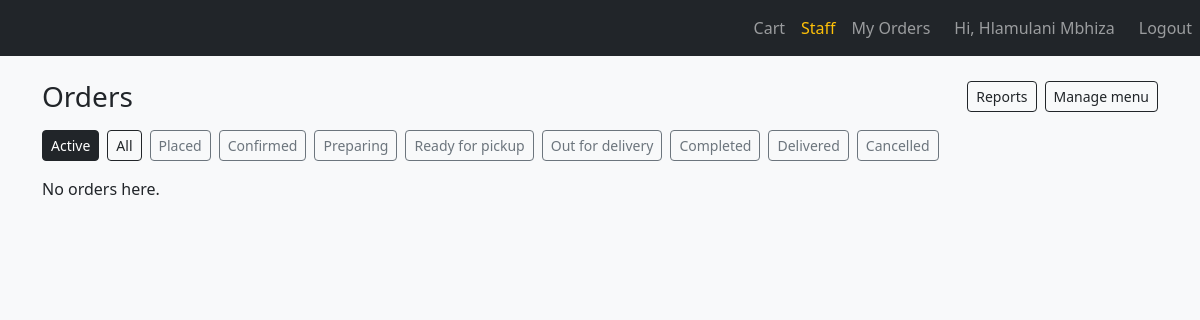
Page /admin/ (signed in) on the earlier database version.
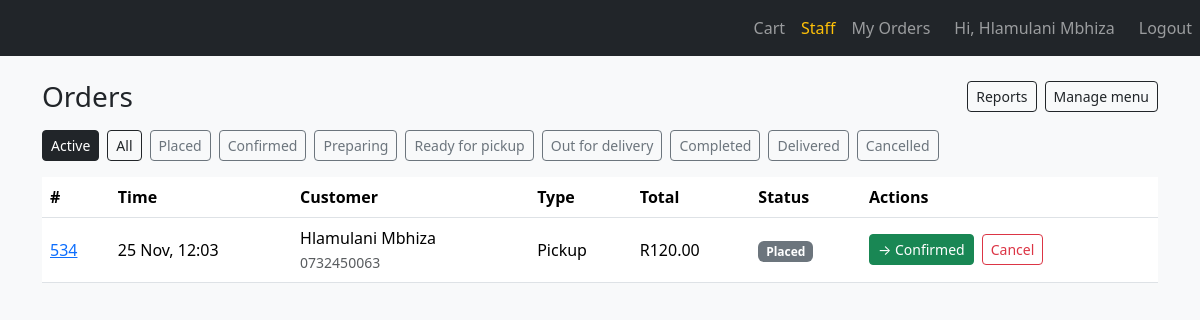
Same page on the later database version.
### app/models.py (models this page shows, shortened)
class User(UserMixin, db.Model):
    id = db.Column(db.Integer, primary_key=True)
    name = db.Column(db.String(80), nullable=False)
    email = db.Column(db.String(120), unique=True, nullable=False)
    password_hash = db.Column(db.String(256), nullable=False)
    role = db.Column(db.String(20), default="customer")  # customer / staff / driver

class Order(db.Model):
    id = db.Column(db.Integer, primary_key=True)
    user_id = db.Column(db.Integer, db.ForeignKey("user.id"), nullable=False)
    order_type = db.Column(db.String(20), nullable=False)  # pickup / delivery
    status = db.Column(db.String(30), default="Placed")
    phone = db.Column(db.String(30), nullable=False)
    delivery_address = db.Column(db.String(255))
    delivery_fee = db.Column(db.Numeric(8, 2), default=0)
    total = db.Column(db.Numeric(10, 2), nullable=False)
    created_at = db.Column(
        db.DateTime, default=lambda: datetime.now(timezone.utc)
    )
    user = db.relationship("User", backref="orders")
    items = db.relationship(
        "OrderItem", backref="order", cascade="all, delete-orphan"
    )

### app/routes/admin.py (the view)
@admin_bp.route("/")
@staff_required
def orders():
    status = request.args.get("status", "active")
    query = Order.query
    if status == "active":
        query = query.filter(~Order.status.in_(FINAL))
    elif status != "all":
        query = query.filter_by(status=status)
    rows = [(o, next_status(o)) for o in query.order_by(Order.created_at.asc()).all()]
    all_statuses = ["Placed", "Confirmed", "Preparing", "Ready for pickup",
                    "Out for delivery", "Completed", "Delivered", "Cancelled"]
    drivers = User.query.filter_by(role="driver").order_by(User.name).all()
    return render_template(
        "admin_orders.html", rows=rows, current=status,
        all_statuses=all_statuses, drivers=drivers,
    )

### app/__init__.py (called while the page is built)
def create_app(config_class=Config):
    app = Flask(__name__)
    app.config.from_object(config_class)
    db.init_app(app)
    login_manager.init_app(app)
    csrf.init_app(app)
    from .routes.menu import menu_bp
    from .routes.auth import auth_bp
    from .routes.cart import cart_bp
    from .routes.admin import admin_bp
    from .routes.driver import driver_bp
    from .routes.reports import reports_bp
    app.register_blueprint(menu_bp)
    app.register_blueprint(auth_bp)
    app.register_blueprint(cart_bp)
    app.register_blueprint(admin_bp)
    app.register_blueprint(driver_bp)
    app.register_blueprint(reports_bp)
    @app.context_processor
    def inject_cart_count():
        return {"cart_count": sum(session.get("cart", {}).values())}
    with app.app_context():
        from . import models  # make sure all tables are registered
        db.create_all()
    return app

### app/models.py (called while the page is built)
@login_manager.user_loader
def load_user(user_id):
    return db.session.get(User, int(user_id))

### app/routes/admin.py (called while the page is built)
def staff_required(view):
    @wraps(view)
    def wrapped(*args, **kwargs):
        if current_user.role != "staff":
            abort(403)
        return view(*args, **kwargs)
    return login_required(wrapped)

def next_status(order):
    if order.status in FINAL:
        return None
    flow = FLOW[order.order_type]
    index = flow.index(order.status)
    return flow[index + 1] if index + 1 < len(flow) else None

### app/templates/admin_orders.html (shortened to what this page needs)
{% extends "base.html" %}
{% block content %}
<div class="d-flex justify-content-between align-items-center mb-3">
  <h1 class="h3 mb-0">Orders</h1>
  <div class="d-flex gap-2">
    <a href="{{ url_for('reports.index') }}" class="btn btn-outline-dark btn-sm">Reports</a>
    <a href="{{ url_for('admin.menu') }}" class="btn btn-outline-dark btn-sm">Manage menu</a>
  </div>
</div>
<div class="mb-3 d-flex flex-wrap gap-2">
  <a href="{{ url_for('admin.orders', status='active') }}"
     class="btn btn-sm {{ 'btn-dark' if current == 'active' else 'btn-outline-dark' }}">Active</a>
  <a href="{{ url_for('admin.orders', status='all') }}"
     class="btn btn-sm {{ 'btn-dark' if current == 'all' else 'btn-outline-dark' }}">All</a>
  {% for s in all_statuses %}
  <a href="{{ url_for('admin.orders', status=s) }}"
     class="btn btn-sm {{ 'btn-dark' if current == s else 'btn-outline-secondary' }}">{{ s }}</a>
  {% endfor %}
</div>
{% if rows %}
<div class="table-responsive">
<table class="table bg-white align-middle">
  <thead>
    <tr><th>#</th><th>Time</th><th>Customer</th><th>Type</th><th>Total</th><th>Status</th><th>Actions</th></tr>
  </thead>
  <tbody>
    {% for order, nxt in rows %}
    <tr>
      <td><a href="{{ url_for('cart.order_detail', order_id=order.id) }}">{{ order.id }}</a></td>
      <td>{{ order.created_at.strftime("%d %b, %H:%M") }}</td>
      <td>{{ order.user.name }}<br><small class="text-muted">{{ order.phone }}</small></td>
      <td class="text-capitalize">
        {{ order.order_type }}
      </td>
      <td>R{{ "%.2f"|format(order.total) }}</td>
      <td><span class="badge bg-secondary">{{ order.status }}</span></td>
      <td>
        <div class="d-flex flex-wrap gap-2">
          {% if nxt %}
          <form method="post" action="{{ url_for('admin.advance', order_id=order.id) }}">
            <button class="btn btn-sm btn-success">→ {{ nxt }}</button>
          </form>
          {% endif %}
          {% if order.status not in ["Completed", "Delivered", "Cancelled"] %}
          <form method="post" action="{{ url_for('admin.cancel', order_id=order.id) }}"
                onsubmit="return confirm('Cancel order #{{ order.id }}?')">
            <button class="btn btn-sm btn-outline-danger">Cancel</button>
          </form>
          {% endif %}
        </div>
      </td>
    </tr>
    {% endfor %}
  </tbody>
</table>
</div>
{% else %}
<p>No orders here.</p>
{% endif %}
{% endblock %}

### app/templates/base.html (shortened to what this page needs)
<!doctype html>
<html lang="en">
<head>
  <link href="https://cdn.jsdelivr.net/npm/bootstrap@5.3.3/dist/css/bootstrap.min.css" rel="stylesheet">
</head>
<body class="bg-light">
  <nav class="navbar navbar-expand navbar-dark bg-dark">
      <div class="navbar-nav ms-auto">
        <a class="nav-link" href="{{ url_for('cart.view_cart') }}">
          Cart {% if cart_count %}<span class="badge bg-warning text-dark">{{ cart_count }}</span>{% endif %}
        </a>
        {% if current_user.is_authenticated %}
        {% if current_user.role == "staff" %}
          <a class="nav-link text-warning" href="{{ url_for('admin.orders') }}">Staff</a>
        {% endif %}
          <a class="nav-link" href="{{ url_for('cart.my_orders') }}">My Orders</a>
          <span class="navbar-text mx-3">Hi, {{ current_user.name }}</span>
          <a class="nav-link" href="{{ url_for('auth.logout') }}">Logout</a>
        {% else %}
          <a class="nav-link" href="{{ url_for('auth.login') }}">Login</a>
          <a class="nav-link" href="{{ url_for('auth.register') }}">Register</a>
        {% endif %}
      </div>
  </nav>
  <div class="container py-4">
    {% block content %}{% endblock %}
  </div>
</body>
</html>

Differences in the rows shown:
added Order: id "534", created_at "25 Nov, 12:03", user.name "Hlamulani Mbhiza", phone "0732450063", order_type "Pickup", total "120.00", status "Placed", nxt "Confirmed"
Other differences:
text no longer shown: "No orders here."
text now shown: "# Time Customer Type Total Status Actions"
